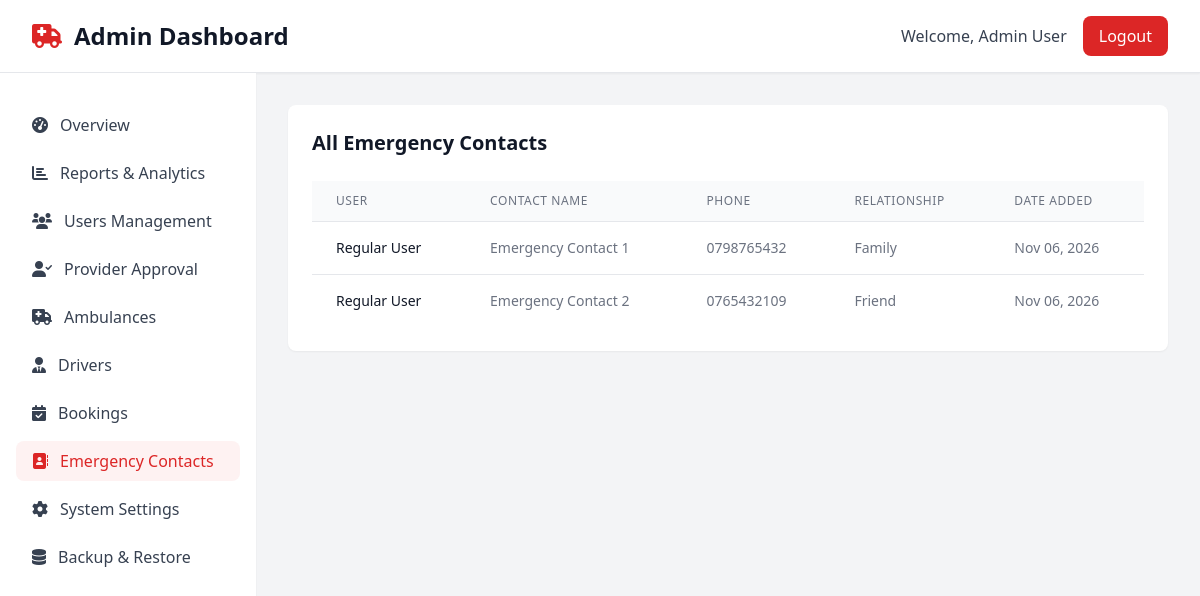
The page /admin/emergency-contacts.php (signed in) on the database its author committed.
### tables this page shows
CREATE TABLE IF NOT EXISTS emergency_contacts (
    id INT AUTO_INCREMENT PRIMARY KEY,
    user_id INT NOT NULL,
    name VARCHAR(100) NOT NULL,
    phone VARCHAR(20) NOT NULL,
    relationship VARCHAR(50),
    created_at TIMESTAMP DEFAULT CURRENT_TIMESTAMP,
    FOREIGN KEY (user_id) REFERENCES users(id) ON DELETE CASCADE
);

CREATE TABLE IF NOT EXISTS users (
    id INT AUTO_INCREMENT PRIMARY KEY,
    fullname VARCHAR(100) NOT NULL,
    email VARCHAR(100) NOT NULL UNIQUE,
    phone VARCHAR(20) NOT NULL,
    account_type ENUM('user', 'provider', 'admin') NOT NULL,
    password VARCHAR(255) NOT NULL,
    otp VARCHAR(6) DEFAULT NULL,
    otp_timestamp TIMESTAMP NULL,
    is_active BOOLEAN DEFAULT TRUE,
    email_verified BOOLEAN DEFAULT FALSE,
    is_approved BOOLEAN DEFAULT TRUE,
    rejection_reason TEXT NULL,
    created_at TIMESTAMP DEFAULT CURRENT_TIMESTAMP,
    updated_at TIMESTAMP DEFAULT CURRENT_TIMESTAMP ON UPDATE CURRENT_TIMESTAMP
);

### admin/emergency-contacts.php (the view, shortened to what this page needs)
<?php
include '../config.php';
$emergency_contacts = $conn->query("SELECT ec.*, u.fullname as user_name FROM emergency_contacts ec JOIN users u ON ec.user_id = u.id ORDER BY ec.created_at DESC");
include '../includes/header.php';
include '../includes/sidebar.php';
?>
        <main class="flex-1 p-8">
            <section class="mb-8">
                <div class="bg-white rounded-lg shadow-sm p-6">
                    <h2 class="text-xl font-semibold text-gray-900 mb-6">All Emergency Contacts</h2>
                    <div class="overflow-x-auto">
                        <table class="min-w-full divide-y divide-gray-200">
                            <thead class="bg-gray-50">
                                <tr>
                                    <th class="px-6 py-3 text-left text-xs font-medium text-gray-500 uppercase tracking-wider">User</th>
                                    <th class="px-6 py-3 text-left text-xs font-medium text-gray-500 uppercase tracking-wider">Contact Name</th>
                                    <th class="px-6 py-3 text-left text-xs font-medium text-gray-500 uppercase tracking-wider">Phone</th>
                                    <th class="px-6 py-3 text-left text-xs font-medium text-gray-500 uppercase tracking-wider">Relationship</th>
                                    <th class="px-6 py-3 text-left text-xs font-medium text-gray-500 uppercase tracking-wider">Date Added</th>
                                </tr>
                            </thead>
                            <tbody class="bg-white divide-y divide-gray-200">
                                <?php if ($emergency_contacts->num_rows > 0): ?>
                                    <?php while ($contact = $emergency_contacts->fetch_assoc()): ?>
                                    <tr>
                                        <td class="px-6 py-4 whitespace-nowrap text-sm font-medium text-gray-900"><?php echo htmlspecialchars($contact['user_name']); ?></td>
                                        <td class="px-6 py-4 whitespace-nowrap text-sm text-gray-500"><?php echo htmlspecialchars($contact['name']); ?></td>
                                        <td class="px-6 py-4 whitespace-nowrap text-sm text-gray-500"><?php echo htmlspecialchars($contact['phone']); ?></td>
                                        <td class="px-6 py-4 whitespace-nowrap text-sm text-gray-500"><?php echo htmlspecialchars($contact['relationship']); ?></td>
                                        <td class="px-6 py-4 whitespace-nowrap text-sm text-gray-500"><?php echo date('M d, Y', strtotime($contact['created_at'])); ?></td>
                                    </tr>
                                    <?php endwhile; ?>
                                <?php else: ?>
                                    <tr>
                                        <td colspan="5" class="px-6 py-4 text-center text-gray-500">No emergency contacts found</td>
                                    </tr>
                                <?php endif; ?>
                            </tbody>
                        </table>
                    </div>
                </div>
            </section>
        </main>
<?php include '../includes/footer.php'; ?>

### rows shown on the page
emergency_contacts: user.fullname "Regular User", name "Emergency Contact 1", phone "0798765432", relationship "Family", created_at "Nov 06, 2026"
emergency_contacts: user.fullname "Regular User", name "Emergency Contact 2", phone "0765432109", relationship "Friend", created_at "Nov 06, 2026"

### other values the page prints
$dashboard_type "Admin"
$_SESSION['fullname'] "Admin User"
